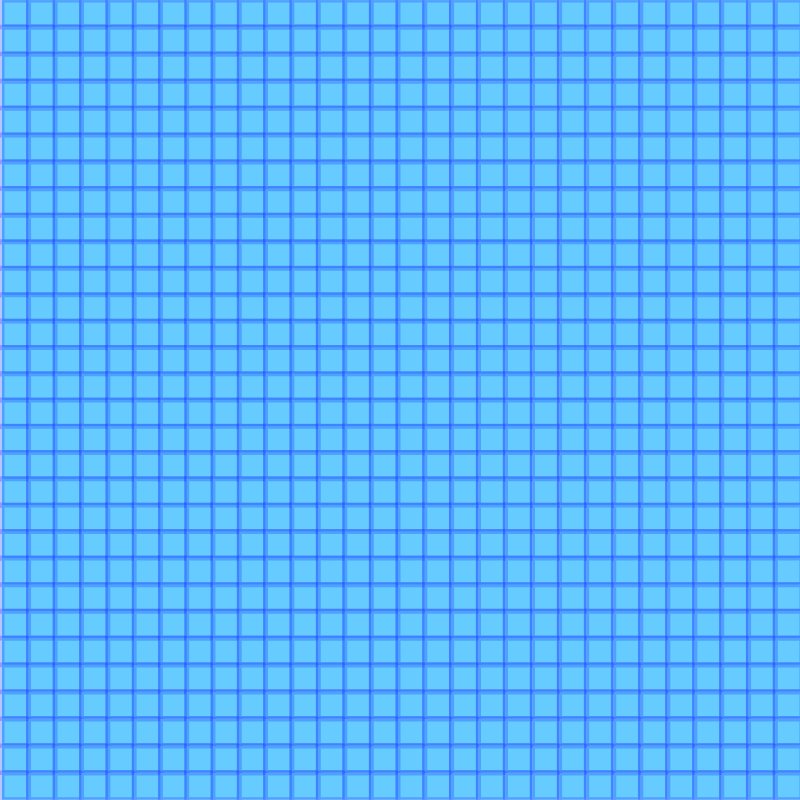
Frame 1 (no input)
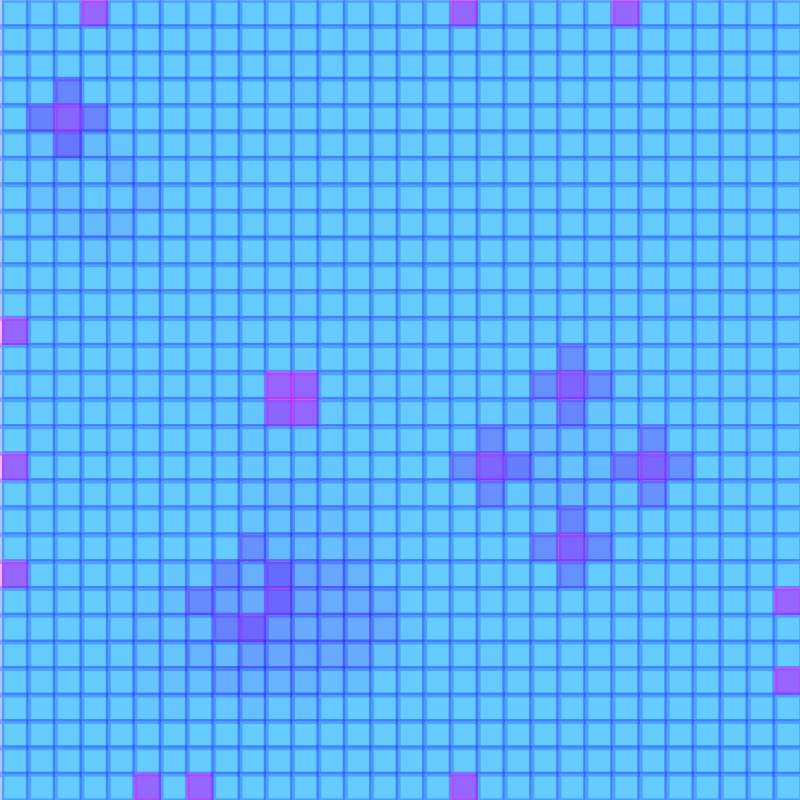
Frame 60 (no input)
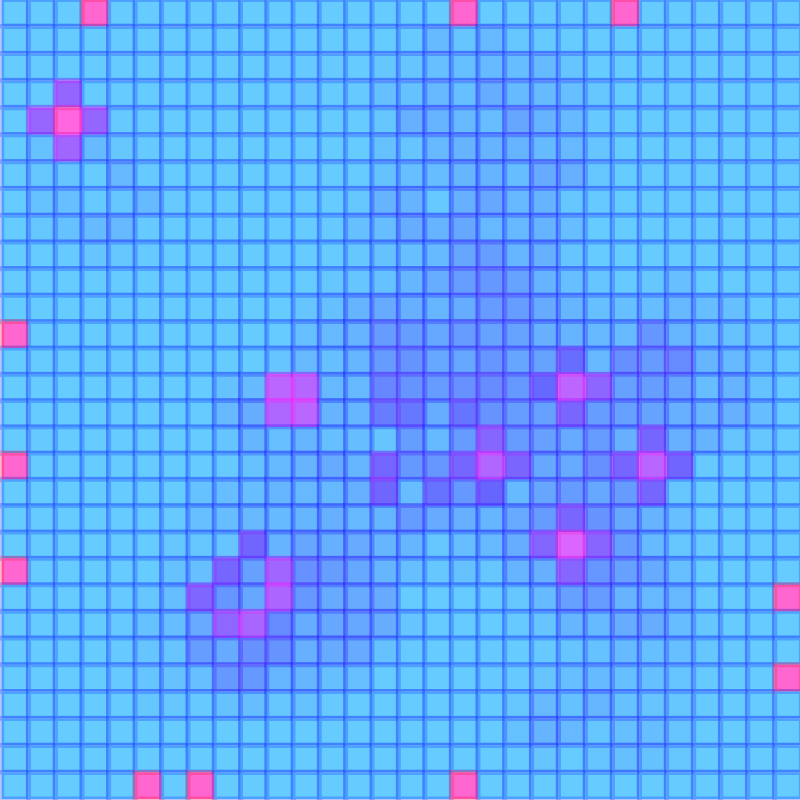
Frame 120 (the mouse pressed at the canvas centre since frame 60)

The p5.js sketch that drew these frames (run headless with seeded random() and noise() and a simulated clock; from frame 60 on, the mouse is pressed at the canvas centre):

// p5.js sketch
// ── sketch.js
let grid = [];

let cellCountX = 30;
let cellCountY = 30;

let cellWidth;
let cellHeight;

function setup() {
  createCanvas(800, 800);
  colorMode(HSB);

  // frameRate(5);
  // noStroke();

  cellWidth = width / cellCountX;
  cellHeight = height / cellCountY;

  for (let x = 0; x < cellCountX; x++) {
    grid[x] = [];
    for (let y = 0; y < cellCountY; y++) {
      grid[x][y] = new Cell(x, y, random() < 0.1);
    }
  }
}

function draw() {
  background(0, 0, 100);

  if (mouseIsPressed) {
    let mouseIndexX = floor(map(mouseX, 0, width, 0, grid.length));
    let mouseIndexY = floor(map(mouseY, 0, height, 0, grid[0].length));
    if (mouseIndexX >= 0 && mouseIndexX < grid.length
      && mouseIndexY >= 0 && mouseIndexY < grid[0].length - 3) {
      grid[mouseIndexX][mouseIndexY].alive = true;
      grid[mouseIndexX][mouseIndexY+1].alive = true;
      grid[mouseIndexX][mouseIndexY+2].alive = true;
    }
  }


  let next = [];
  for (let x = 0; x < grid.length; x++) {
    next[x] = [];
    for (let y = 0; y < grid[x].length; y++) {
      if (x === 0 || x === grid.length - 1 || y === 0 || y === grid[x].length - 1) {
        next[x][y] = grid[x][y].alive;
      } else {
        next[x][y] = grid[x][y].nextState();
      }
      grid[x][y].show();
    }
  }

  for (let x = 0; x < grid.length; x++) {
    for (let y = 0; y < grid[x].length; y++) {
      if (next[x][y]) {
        grid[x][y].aliveCount++;
      }
      grid[x][y].alive = next[x][y];
    }
  }
}



// ── Cell.js
class Cell {
    constructor(indexX, indexY, alive) {
        this.indexX = indexX;
        this.indexY = indexY;

        this.alive = alive;

        this.aliveCount  = 0;
    }

    getLiveNeighborCount() {
        let count = 0;
        if (grid[this.indexX-1][this.indexY-1].alive) count++;
        if (grid[this.indexX][this.indexY-1].alive) count++;
        if (grid[this.indexX+1][this.indexY-1].alive) count++;

        if (grid[this.indexX-1][this.indexY].alive) count++;
        if (grid[this.indexX+1][this.indexY].alive) count++;

        if (grid[this.indexX-1][this.indexY+1].alive) count++;
        if (grid[this.indexX][this.indexY+1].alive) count++;
        if (grid[this.indexX+1][this.indexY+1].alive) count++;
        return count;
    }

    nextState() {
        let liveNeighborCount = this.getLiveNeighborCount();

        if (this.alive) {
            if (liveNeighborCount < 2) {
                // A live cell dies if it has fewer than two live neighbors.
                return false;
            }
            if (liveNeighborCount === 2 || liveNeighborCount === 3) {
                // A live cell with two or three live neighbors lives on to the next generation.
                return true;
            }
            if (liveNeighborCount > 3) {
                // A live cell with more than three live neighbors dies.
                return false;
            }
        } else {
            // A dead cell will be brought back to live if it has exactly three live neighbors.
            if (liveNeighborCount === 3) {
                return true;
            }
        }
        // console.log("Game of life rule not applied");
        return this.alive;
    }

    show() {
        if (this.alive) {
            fill(0, 0, 100);
        } else {
            fill(0, 0, 0);
        }
        fill((200 + this.aliveCount) % 360, 60, 100);
        stroke((230+this.aliveCount) % 360, 90, 100, 0.3);
        strokeWeight(5);
        let x = this.indexX * cellWidth;
        let offsetX = map(this.indexX, 0, grid.length, 0, 2 * PI);
        x += cos(offsetX + frameCount * 0.1) * 2;
        // x += 2*cos(frameCount*0.05 + sin(frameCount * 0.01)*3*PI*this.indexX/grid.length);
        let y = this.indexY * cellHeight;
        let offsetY = map(this.indexY, 0, grid[this.indexX].length, 0, 2 * PI);
        y += sin(offsetY + frameCount * 0.05) * 2;
        // y += 2*sin(frameCount*0.05 + sin(frameCount * 0.01)*3*PI*this.indexX/grid[0].length);
        rect(x, y, cellWidth, cellHeight);
    }
}
